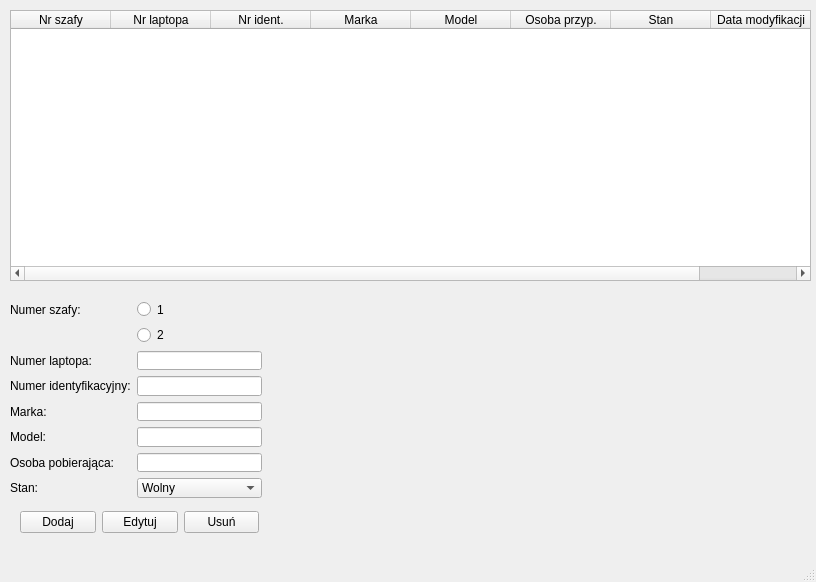
<?xml version="1.0" encoding="UTF-8"?>
<ui version="4.0">
 <class>MainWindow</class>
 <widget class="QMainWindow" name="MainWindow">
  <property name="geometry">
   <rect>
    <x>0</x>
    <y>0</y>
    <width>816</width>
    <height>582</height>
   </rect>
  </property>
  <property name="windowTitle">
   <string>MainWindow</string>
  </property>
  <widget class="QWidget" name="centralwidget">
   <widget class="QWidget" name="">
    <property name="geometry">
     <rect>
      <x>20</x>
      <y>510</y>
      <width>239</width>
      <height>25</height>
     </rect>
    </property>
    <layout class="QHBoxLayout" name="horizontalLayout">
     <item>
      <widget class="QPushButton" name="addButton">
       <property name="text">
        <string>Dodaj</string>
       </property>
      </widget>
     </item>
     <item>
      <widget class="QPushButton" name="editButton">
       <property name="text">
        <string>Edytuj</string>
       </property>
      </widget>
     </item>
     <item>
      <widget class="QPushButton" name="deleteButton">
       <property name="text">
        <string>Usuń</string>
       </property>
      </widget>
     </item>
    </layout>
   </widget>
   <widget class="QTableWidget" name="tableWidget">
    <property name="geometry">
     <rect>
      <x>10</x>
      <y>10</y>
      <width>801</width>
      <height>271</height>
     </rect>
    </property>
    <column>
     <property name="text">
      <string>Nr szafy</string>
     </property>
    </column>
    <column>
     <property name="text">
      <string>Nr laptopa</string>
     </property>
    </column>
    <column>
     <property name="text">
      <string>Nr ident.</string>
     </property>
    </column>
    <column>
     <property name="text">
      <string>Marka</string>
     </property>
    </column>
    <column>
     <property name="text">
      <string>Model</string>
     </property>
    </column>
    <column>
     <property name="text">
      <string>Osoba przyp.</string>
     </property>
    </column>
    <column>
     <property name="text">
      <string>Stan</string>
     </property>
    </column>
    <column>
     <property name="text">
      <string>Data modyfikacji</string>
     </property>
    </column>
   </widget>
   <widget class="QWidget" name="">
    <property name="geometry">
     <rect>
      <x>10</x>
      <y>300</y>
      <width>252</width>
      <height>198</height>
     </rect>
    </property>
    <layout class="QFormLayout" name="formLayout">
     <item row="2" column="0">
      <widget class="QLabel" name="label2">
       <property name="text">
        <string>Numer laptopa:</string>
       </property>
      </widget>
     </item>
     <item row="2" column="1">
      <widget class="QLineEdit" name="lineEdit2"/>
     </item>
     <item row="3" column="0">
      <widget class="QLabel" name="label3">
       <property name="text">
        <string>Numer identyfikacyjny:</string>
       </property>
      </widget>
     </item>
     <item row="3" column="1">
      <widget class="QLineEdit" name="lineEdit3"/>
     </item>
     <item row="4" column="0">
      <widget class="QLabel" name="label4">
       <property name="text">
        <string>Marka:</string>
       </property>
      </widget>
     </item>
     <item row="4" column="1">
      <widget class="QLineEdit" name="lineEdit4"/>
     </item>
     <item row="5" column="0">
      <widget class="QLabel" name="label5">
       <property name="text">
        <string>Model:</string>
       </property>
      </widget>
     </item>
     <item row="5" column="1">
      <widget class="QLineEdit" name="lineEdit5"/>
     </item>
     <item row="6" column="0">
      <widget class="QLabel" name="label6">
       <property name="text">
        <string>Osoba pobierająca:</string>
       </property>
      </widget>
     </item>
     <item row="6" column="1">
      <widget class="QLineEdit" name="lineEdit6"/>
     </item>
     <item row="7" column="0">
      <widget class="QLabel" name="label7">
       <property name="text">
        <string>Stan:</string>
       </property>
      </widget>
     </item>
     <item row="0" column="0">
      <widget class="QLabel" name="label1">
       <property name="text">
        <string>Numer szafy:</string>
       </property>
      </widget>
     </item>
     <item row="0" column="1">
      <widget class="QRadioButton" name="radioButton">
       <property name="text">
        <string>1</string>
       </property>
      </widget>
     </item>
     <item row="1" column="1">
      <widget class="QRadioButton" name="radioButton_2">
       <property name="text">
        <string>2</string>
       </property>
      </widget>
     </item>
     <item row="7" column="1">
      <widget class="QComboBox" name="comboBox">
       <item>
        <property name="text">
         <string>Wolny</string>
        </property>
       </item>
       <item>
        <property name="text">
         <string>Zajęty</string>
        </property>
       </item>
       <item>
        <property name="text">
         <string>Nieznany</string>
        </property>
       </item>
      </widget>
     </item>
    </layout>
   </widget>
  </widget>
  <widget class="QMenuBar" name="menubar">
   <property name="geometry">
    <rect>
     <x>0</x>
     <y>0</y>
     <width>816</width>
     <height>21</height>
    </rect>
   </property>
   <layout class="QHBoxLayout" name="menubarLayout">
    <item>
     <widget class="QMenu" name="menuMenu">
      <property name="title">
       <string>Menu</string>
      </property>
      <addaction name="actionOpen"/>
     </widget>
    </item>
   </layout>
  </widget>
  <widget class="QStatusBar" name="statusbar"/>
  <action name="actionOpen">
   <property name="text">
    <string>Open</string>
   </property>
  </action>
 </widget>
 <resources/>
 <connections/>
</ui>
